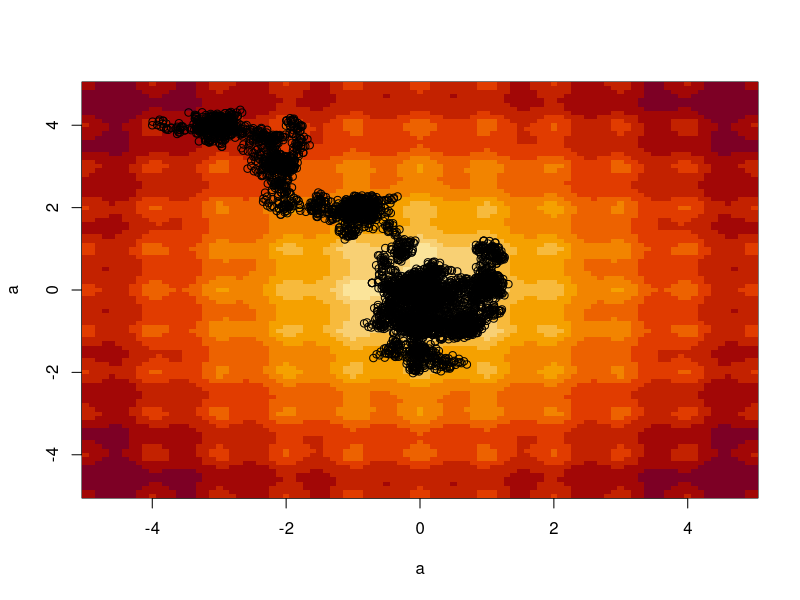

This chart was generated by the following R code:

func <- function(x) {
	return(-20*exp(-0.2*sqrt(0.5*(x[1]^2+x[2]^2))) - exp(0.5*(cos(2*pi*x[1])+cos(2*pi*x[2]))) + exp(1) + 20)
}


SimAnn <- function(x,func, Temp=1000, n_mmc=100, mmc_step=0.1,delta_Temp=0.95, Temp_steps=500, display=TRUE) {
	F <- func(x)
	minFunc <- 10e10
	minArg <- x
	for (T in 0:Temp_steps) {
		if (display==TRUE) {
			if (T==0) {
				a <- seq(-5,5,0.1)
				l <- length(a)
				mat <- matrix(0,l, l)
				for (i in 1:l)
					for (j in 1:l)
						mat[i,j] = func(c(a[i],a[j]))
				image(a,a,mat)
				points(x[1], x[2])
			}
		}
		Temp <- max ( 1 , Temp*delta_Temp)
		for (i in 1:n_mmc) {
			x_new <- (x - runif(length(x),-mmc_step,mmc_step))
			F_new <- func(x_new)
			deltaF <- F_new - F
			if ( (deltaF<0) || (runif(1) < exp(-deltaF/Temp)) ) {
				F <- F_new
				x <- x_new
			}
			if (F_new < minFunc) {
				minFunc <- F_new
				minArg <- x_new
			}
			if (display==TRUE)
				points(x[1], x[2])
		}
	}

	return ( list(min_func=minFunc,min_arg=minArg) )
}


answer <- SimAnn(c(-4,4),func, Temp=1, n_mmc=150, mmc_step=0.1,delta_Temp=0.95, Temp_steps=50, display=TRUE )
print(answer) 
